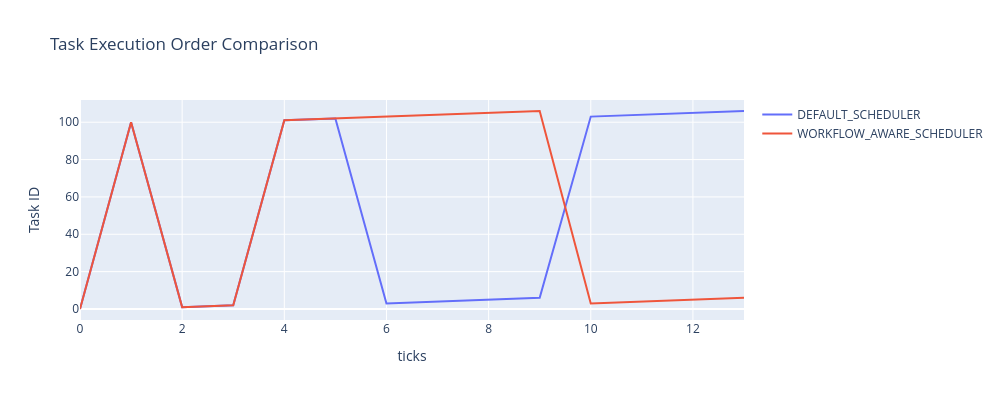

The notebook cell this image was saved under:
### Code cell
fig = go.Figure()

output_path = "output/demo_experiment/raw-output/{}/seed=0/"
for scheduler_type in SchedulerEnum:
    df_task = pd.read_parquet(output_path.format(scheduler_type.value) + "task.parquet")
    df_service = pd.read_parquet(
        output_path.format(scheduler_type.value) + "service.parquet"
    )

    # calculating metrics:
    runtime = pd.to_timedelta(
        df_service.timestamp.max() - df_service.timestamp.min(), unit="ms"
    )

    print(f"Scheduler: {scheduler_type.name}")
    print(f"The workload was finished in {runtime}")

    # print execution path
    print("Execution Path:")
    executed_tasks = (
        df_task.query("task_state == 'COMPLETED'")
        .sort_values("finish_time")["task_id"]
        .to_list()
    )

    print(executed_tasks)
    print("=" * 50 + "\n")

    fig.add_scatter(
        x=list(range(len(executed_tasks))),
        y=executed_tasks,
        mode="lines",
        name=scheduler_type.name,
    )

fig.update_layout(
    width=1000,
    height=400,
    title="Task Execution Order Comparison",
    xaxis_title="ticks",
    yaxis_title="Task ID",
)
fig.show()

### Figure 1 — Plotly figure (JSON) as saved in the notebook; plotly's stock layout.template omitted (floating-point values rounded to 4 significant figures)
{"data": [{"mode": "lines", "name": "DEFAULT_SCHEDULER", "type": "scatter", "x": [0, 1, 2, 3, 4, 5, 6, 7, 8, 9, 10, 11, 12, 13], "y": [0, 100, 1, 2, 101, 102, 3, 4, 5, 6, 103, 104, 105, 106]}, {"mode": "lines", "name": "WORKFLOW_AWARE_SCHEDULER", "type": "scatter", "x": [0, 1, 2, 3, 4, 5, 6, 7, 8, 9, 10, 11, 12, 13], "y": [0, 100, 1, 2, 101, 102, 103, 104, 105, 106, 3, 4, 5, 6]}], "layout": {"height": 400, "title": {"text": "Task Execution Order Comparison"}, "width": 1000, "xaxis": {"title": {"text": "ticks"}}, "yaxis": {"title": {"text": "Task ID"}}}}
